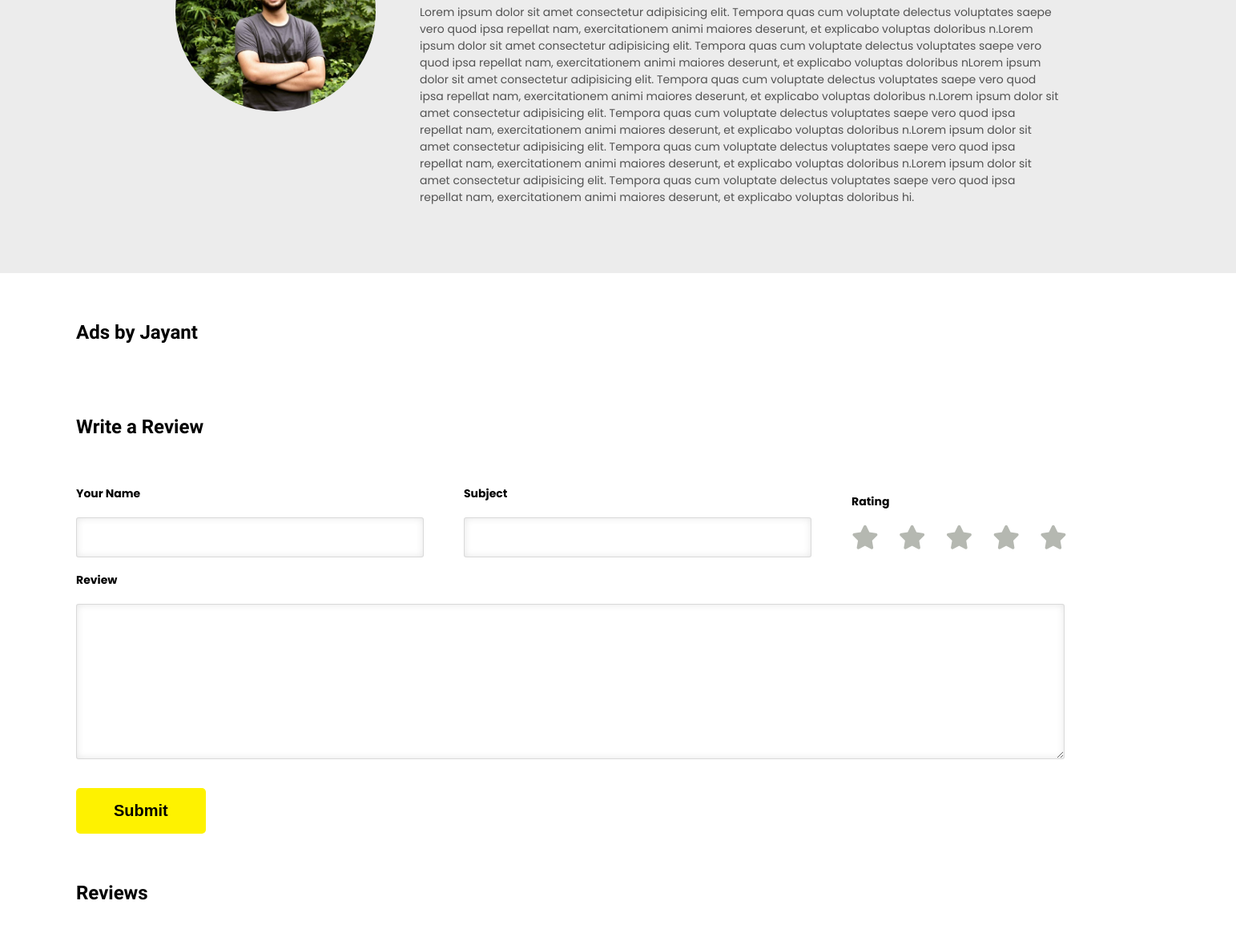
Before: /userprofile?userid=1 (middle part) with the older database file.
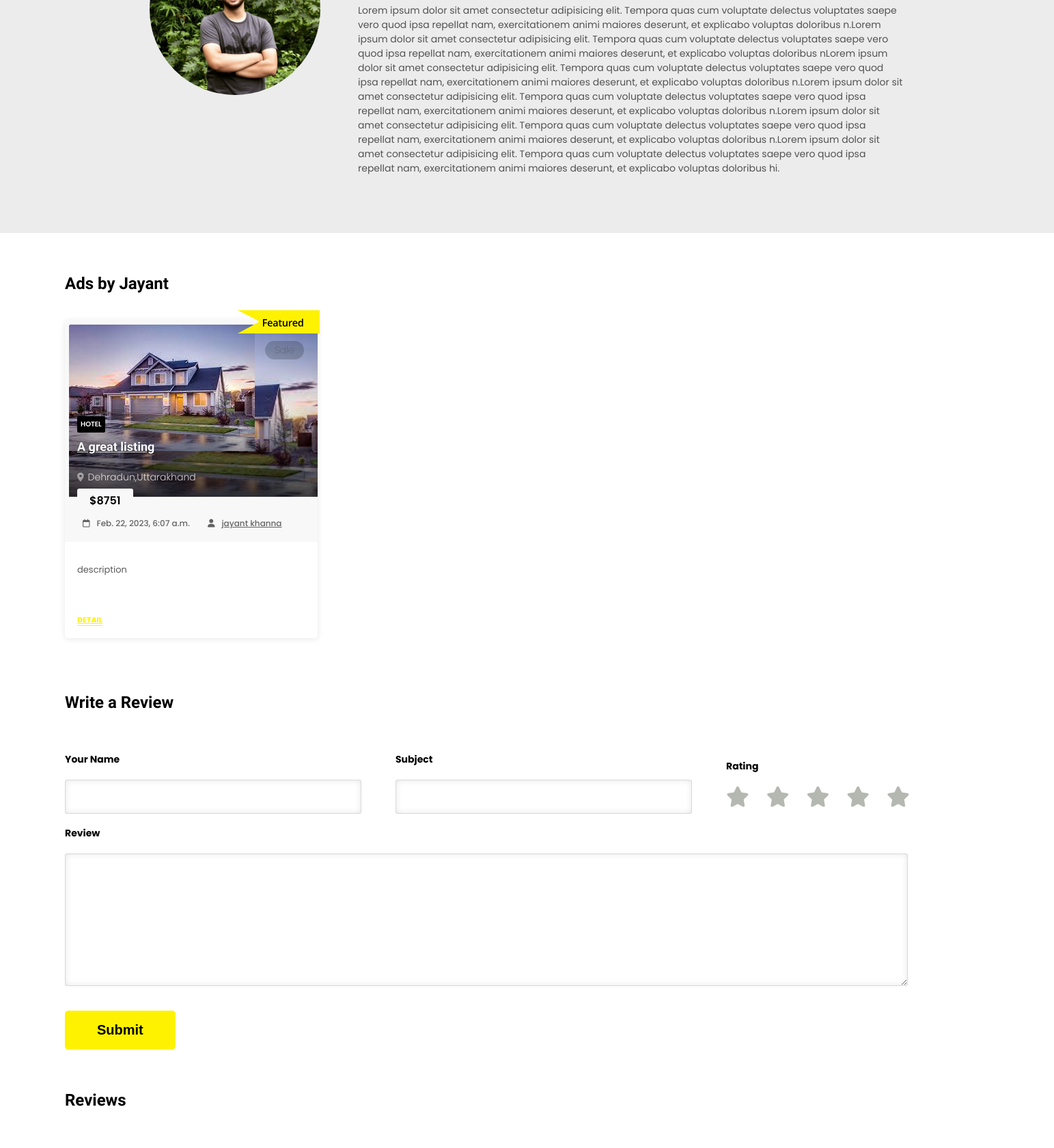
After: the same page with the newer database file.
### Nairobi_app/models.py (models this page shows)
class User(models.Model):
    username = models.CharField(max_length=100)
    description = models.CharField(max_length=10000)
    password = models.CharField(max_length=100)
    ad_count = models.CharField(max_length=100,default="0")
    email = models.EmailField(max_length=100)
    phone = models.CharField(max_length=100)
    package = models.CharField(max_length=100,blank=True,null=True)
    rating = models.CharField(max_length=100,default="0")
    image = models.ImageField(upload_to='static/user_images/', default='static/user_images/default_img.jpg')
    private_token = models.CharField(max_length=100)
    facebook = models.CharField(max_length=100,blank=True,null=True)
    twitter = models.CharField(max_length=100,blank=True,null=True)
    instagram = models.CharField(max_length=100,blank=True,null=True)

class Listing(models.Model):
    active = models.BooleanField(default=False)
    name = models.CharField(max_length=100)
    description = models.CharField(max_length=10000)
    price = models.CharField(max_length=100)
    featured = models.BooleanField(default=False)
    category = models.CharField(max_length=100)
    user = models.ForeignKey(User, on_delete=models.CASCADE)
    user_name = models.CharField(max_length=100)
    main_image = models.ImageField(upload_to='static/listing_images/')
    image1 = models.ImageField(upload_to='static/listing_images/',blank=True,null=True)
    image2 = models.ImageField(upload_to='static/listing_images/',blank=True,null=True)
    image3 = models.ImageField(upload_to='static/listing_images/',blank=True,null=True)
    image4 = models.ImageField(upload_to='static/listing_images/',blank=True,null=True)
    image5 = models.ImageField(upload_to='static/listing_images/',blank=True,null=True)
    city = models.CharField(max_length=100)
    state = models.CharField(max_length=100)
    tag = models.CharField(max_length=100)
    country = models.CharField(max_length=100)
    date_added = models.DateTimeField(auto_now_add=True)
    status = models.CharField(max_length=100,default="pending")
    feature1 = models.CharField(max_length=100,blank=True,null=True)
    feature2 = models.CharField(max_length=100,blank=True,null=True)
    feature3 = models.CharField(max_length=100,blank=True,null=True)
    feature4 = models.CharField(max_length=100,blank=True,null=True)
    feature5 = models.CharField(max_length=100,blank=True,null=True)
    feature6 = models.CharField(max_length=100,blank=True,null=True)
    rating = models.CharField(max_length=100,default="1")
    video_360_link = models.CharField(max_length=1000,blank=True,null=True)
    google_map_link = models.CharField(max_length=10000,blank=True,null=True)

### Nairobi_app/views.py (the view)
# urls.py: path('userprofile', views.userprofile, name='userprofile'),
def userprofile(request):
    if "userid" in request.GET:
        userid = request.GET['userid']
        if User.objects.filter(id=userid).exists():
            user = User.objects.get(id=userid)
            logged_in_user = None
            if "TheNairobiPrivateToken" in request.session:
                usertoken = request.session['TheNairobiPrivateToken']
                if User.objects.filter(private_token=usertoken).exists():
                    logged_in_user = User.objects.get(private_token=usertoken)
            is_admin = False
            if logged_in_user != None:
                if logged_in_user.id == user.id:
                    is_admin = True
            username = user.username.split(" ")[0].capitalize()
            listings = Listing.objects.filter(user=user,active=True)
            reviews = UserReviews.objects.filter(user_for=user)
            return render(request, 'userprofile.html',{'user': user, 'username': username, 'listings': listings,'reviews': reviews, 'is_admin': is_admin})
        else:
            return redirect('home')
    else:
        return redirect('home')

### templates/userprofile.html (shortened to what this page needs)
{% load static %}
<!DOCTYPE html>
<html lang="en">
<head>
    <link rel="stylesheet" href="https://cdnjs.cloudflare.com/ajax/libs/font-awesome/4.7.0/css/font-awesome.min.css">
    <link rel="stylesheet" href="https://cdnjs.cloudflare.com/ajax/libs/font-awesome/6.2.1/css/all.min.css"/>
    <link rel="stylesheet" href="{% static 'css/bootstrap.css' %}" type="text/css">
    <link rel="stylesheet" href="{% static 'css/font-awesome.css' %}" type="text/css">
    <link rel="stylesheet" href="{% static 'css/selectize.css' %}" type="text/css">
    <link rel="stylesheet" href="{% static 'css/style.css' %}">
    <link rel="stylesheet" href="../static/css/style.css">
    <link rel="stylesheet" href="{% static 'css/index.css' %}">
    <link rel="stylesheet" href="{% static 'css/user_profile.css' %}">
</head>
<body>
    <section id="userdetails">
        <div id="information">
            <div id="information_left">
                <img src="{{user.image.url}}" alt="">
            </div>
            <div id="information_right">
                <div id="description">
                    <p>{{user.description}}</p>
                </div>
            </div>
        </div>
    </section>
    <section id="ads_by_user">
        <div id="ads_by_user_left">
            <h2>Ads by {{username}}</h2>
        </div>
        <div class="items item-part masonry grid-xl-4-items grid-lg-3-items grid-md-2-items">
        {% for listing in listings %}
        <div class="item">
            {% if listing.featured == True %}
            <div id="featured"><img src="{% static 'images/featured_tag.svg' %}" alt=""></div>
            {% endif %}
            <div id="tag">{{listing.tag}}</div>
            <div class="wrapper">
               <div class="image">
                  <h3>
                     <a href="#" class="tag category">{{listing.category}}</a>
                     <a href="showlisting?listing_id={{listing.id}}" class="title">{{listing.name}}</a>
                  </h3>
                  <a href="showlisting?listing_id={{listing.id}}" class="image-wrapper background-image">
                  <img src="{{listing.main_image.url}}" alt="">
                  </a>
               </div>
               <h4 class="location">
                  <a href="javascript:void(0)" style="text-decoration: none;">{{listing.city}},{{listing.state}}</a>
               </h4>
               <div class="price">${{listing.price}}</div>
               <div class="meta">
                  <figure>
                     <i class="fa fa-calendar-o"></i>{{listing.date_added}}
                  </figure>
                  <figure>
                     <a href="userdashboard?userid={{listing.user.id}}">
                     <i class="fa fa-user"></i>{{listing.user_name}}
                     </a>
                  </figure>
               </div>
               <div class="description">
                  <p>{{listing.description}}</p>
               </div>
               <a href="showlisting?listing_id={{listing.id}}" class="detail text-caps underline">Detail</a>
            </div>
         </div>
        {% endfor %}
        </div>
    </section>
    <section id="write_a_review">
        <div id="write_a_review_left">
            <h2>Write a Review</h2>
        </div>
        <div id="write_a_review_right">
            <form action="new_review" method="POST" enctype="multipart/form-data" onsubmit="return getRating()">
                <div id="rating_subject">
                    <div>
                        <h4>Your Name</h4>
                        <input id="username" type="text" name="user_by">
                    </div>
                    <div>
                        <h4>Subject</h4>
                        <input id="subject" type="text" name="subject">
                    </div>
                    <div id="rating_outer">
                        <h4>Rating</h4>
                        <div class="stars" id="rating_stars">
                            <i class="fa-solid fa-star"></i>
                            <i class="fa-solid fa-star"></i>
                            <i class="fa-solid fa-star"></i>
                            <i class="fa-solid fa-star"></i>
                            <i class="fa-solid fa-star"></i>
                        </div>
                    </div>
                </div>
                <div id="review">
                    <h4>Review</h4>
                    <textarea name="review" id="" cols="30" rows="10"></textarea>
                </div>
                <div id="submit">
                    <input type="submit" value="Submit">
                </div>
            </form>
        </div>
    </section>
    <section id="review_by_users">
        <div id="review_by_users_left">
            <h2>Reviews</h2>
        </div>
        <div id="reviews">
        </div>
    </section>
</body>
</html>

### static/css/index.css (style rules this page uses)
body { background-color: white !important; }
#submit input { margin-left: -34px; background-color: #FEF200; border: none; margin-top: 30px; cursor: pointer; border-radius: 5px; padding: 17px 47px; color: black; font-size: 20px; font-weight: 600; }
#submit { z-index: 99999; }
.item-part { display: flex; justify-content: center; align-items: center; }
.item { position: relative !important; }
#featured { position: absolute; z-index: 9; top: -15px; right: 12px; }
#featured img { width: 120px; }
.items:not(.selectize-input) .item .meta { background-color: #f8f8f8; padding-left: 0 !important; padding-right: 0 !important; font-size: 1.2rem; padding-left: 54px; white-space: nowrap; margin-top: -0.2rem; display: flex; position: relative; justify-content: space-evenly; align-items: center; }
figure { margin-top: 12px !important; margin-right: 0 !important; margin-left: 0 !important; display: flex !important; justify-content: center !important; align-items: center !important; }
#tag { position: absolute; z-index: 999999; top: 30px; color: #434343; font-size: 14px; font-weight: 100; right: 35px; background-color: rgba(0, 0, 0, 0.183); padding: 3px 14px; border-radius: 15px; }

### static/css/user_profile.css (style rules this page uses)
#userdetails { margin-top:-50px; padding-top: 150px !important; padding: 70px; position:relative; background: #ECECEC; margin-bottom: 50px; display: flex; justify-content: center; align-items: center; }
#information { display: flex; justify-content: center; align-items: center; }
#information_left img { width: 250px; height: 250px; border-radius: 100%; margin-right: 55px; }
#description { width: 800px; }
#ads_by_user { margin-left: 95px; }
#write_a_review { margin-top: 40px; margin-left: 95px; margin-bottom: 50px; }
#rating_subject { display: flex; justify-content: left; align-items: center; }
#username,#subject { width: 400px; margin-right: 50px; }
textarea { width: 1200px !important; box-shadow: inset 0 0 1rem 0 rgb(0 0 0 / 10%); border: 0.1rem solid rgba(0,0,0, .15); border-radius: 0.3rem; color: #363636; transition: .3s; transform-style: preserve-3d; -webkit-appearance: none; background-color: #fff; font-size: 1.4rem; outline: none !important; width: 100%; height: inherit; padding: 1.6rem; }
#submit input { cursor: pointer; margin-left: 0 !important; }
#review_by_users { margin-left: 95px; }
#reviews { display: flex; justify-content: left; margin-bottom: 15px; flex-direction: column; }
.stars { display: flex; align-items: center; gap: 25px; }
.stars i { font-size: 30px; color: #b5b8b1; transition: all 0.2s; cursor: pointer; }

### templates/userprofile.html (style rules this page uses)
.items { justify-content: left; }

Changed rows visible on the page:
now on this page (row edited): Listing: featured True (drawn), tag "Sale", category "HOTEL", name "A great listing", main_image (picture), city "Dehradun", state "Uttarakhand", price "8751", date_added "Feb. 22, 2023, 6:07 a.m.", user_name "jayant khanna", description "description"
